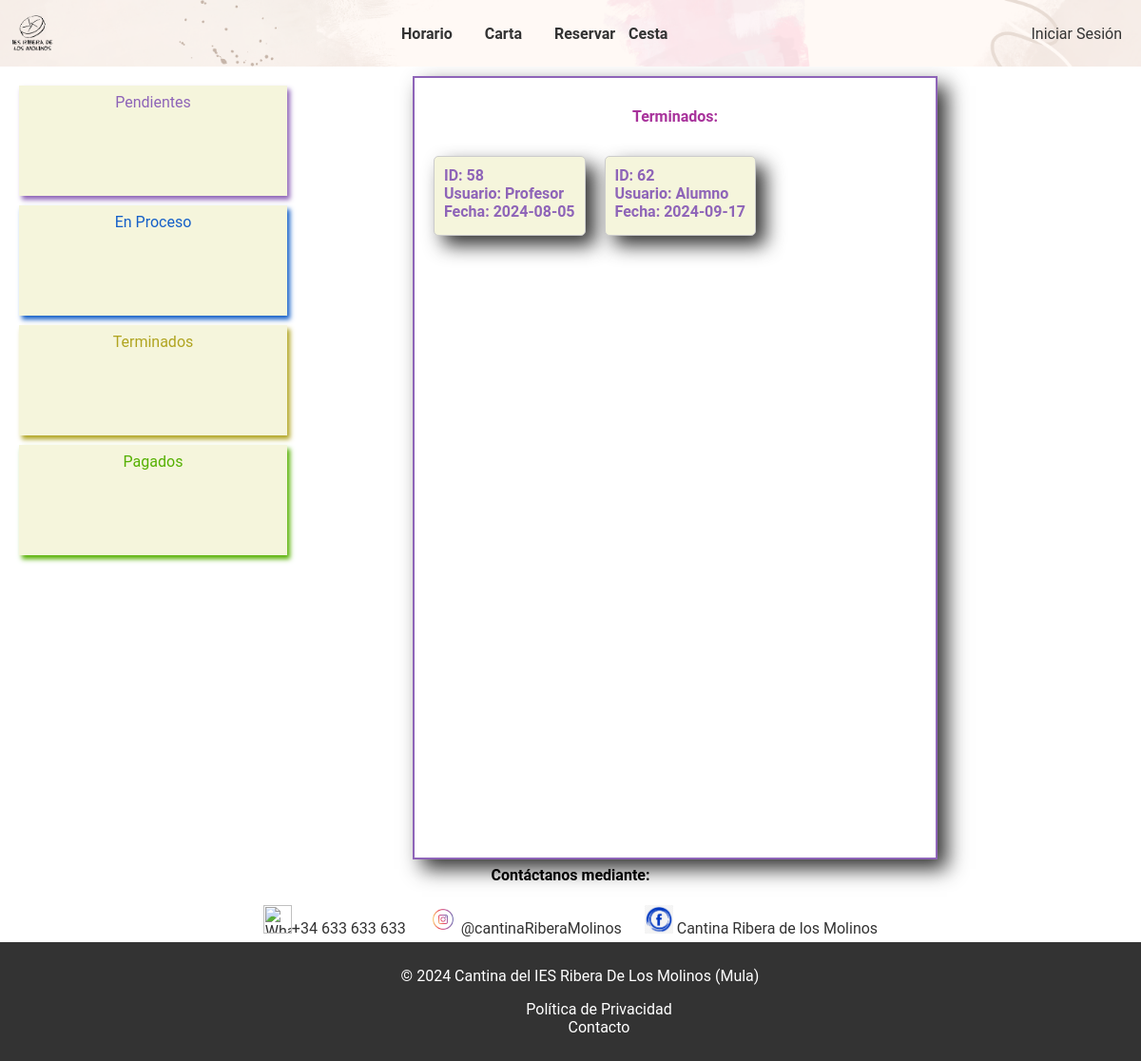
The app's page /TFG/trabajador/Pedidos/terminados.php, older data.
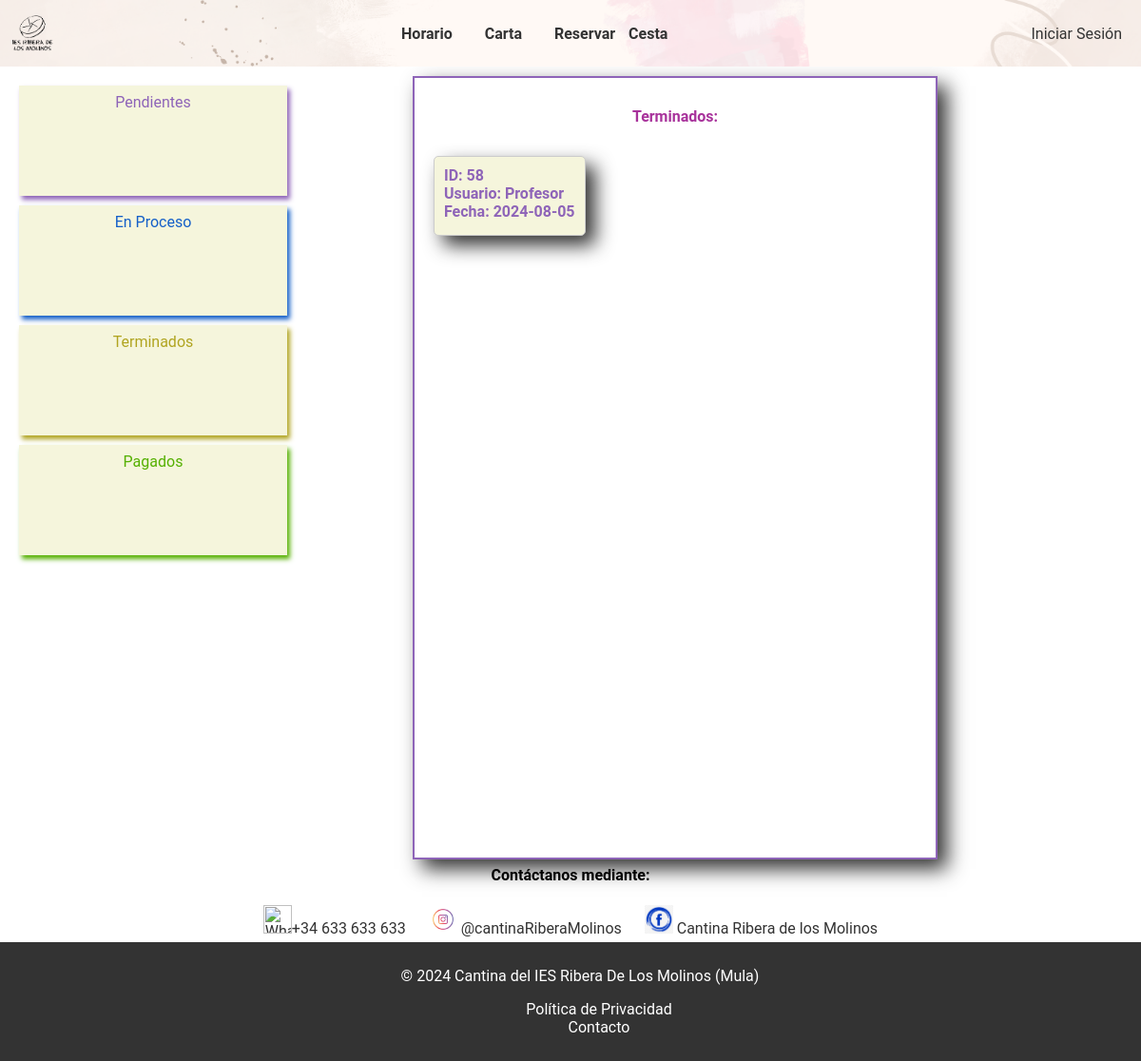
The same page, newer data.
### tables this page shows
CREATE TABLE `pedido` (
  `idPedido` int(11) NOT NULL,
  `idUsuario` int(11) NOT NULL,
  `fecha` date NOT NULL,
  `hora` time NOT NULL,
  `pagado` tinyint(1) NOT NULL,
  `realizado` tinyint(1) NOT NULL,
  `precioPedido` decimal(10,2) NOT NULL,
  `finalizado` tinyint(1) DEFAULT NULL,
  `horaRecogida` varchar(50) DEFAULT NULL,
  `siendoRealizado` tinyint(1) DEFAULT NULL
);

CREATE TABLE `usuario` (
  `idUsuario` int(11) NOT NULL,
  `nombre` varchar(200) NOT NULL,
  `apellidos` varchar(200) NOT NULL,
  `correo` varchar(200) NOT NULL,
  `contrasena` varchar(64) NOT NULL,
  `telefono` int(11) NOT NULL,
  `tipo` varchar(10) NOT NULL
);

### TFG/db/bd.inc.php (called while the page is built, shortened)
<?php
function conectar() {
    try {
        $host = "localhost";
        $basedatos = "tfg";
        $usuario = "root";
        $password = "";
        return new PDO("mysql:host=$host;dbname=$basedatos", $usuario, $password);
    } catch (PDOException $e) {
        echo $e->getMessage();
    }
}
function obtenerNombreUsuario($idUsuario) {
    $conexion = conectar();
    $sql = $conexion->prepare("SELECT nombre FROM usuario WHERE idUsuario=:idUsuario");
    $sql->bindParam(':idUsuario', $idUsuario);
    $sql->execute();
    $sql->setFetchMode(PDO::FETCH_ASSOC);
    $resultado = $sql->fetch();
    return $resultado['nombre'];
}
function obtenerPedido($idPedido) {
    $conexion = conectar();
    $sql = $conexion->prepare("SELECT * FROM `pedido` WHERE `idPedido`=:idPedido");
    $sql->bindParam(':idPedido', $idPedido);
    $sql->execute();
    $sql->setFetchMode(PDO::FETCH_ASSOC);
    return $sql->fetch();
}
function obtenerIdsPedidoRealizado() {
    $conexion = conectar();
    $sql = $conexion->prepare("SELECT idPedido FROM pedido WHERE realizado = 1");
    $sql->execute();
    $sql->setFetchMode(PDO::FETCH_ASSOC);
    return $sql->fetchAll(PDO::FETCH_COLUMN);
}

### TFG/trabajador/Pedidos/terminados.php (the view, shortened to what this page needs)
<link rel="stylesheet" href="/TFG-MAIN/TFG/CSS/pedidos.css">
<?php
include("../../includes/header.php");
include '../../db/bd.inc.php';
echo '<div class="contenedor">';
echo '<div class="menu-vertical">';
echo '<a href="/TFG-MAIN/TFG/trabajador/pedidos/pendientes.php" class="boxP">Pendientes</a>';
echo '<a href="/TFG-MAIN/TFG/trabajador/pedidos/proceso.php" class="boxEP">En Proceso</a>';
echo '<a href="/TFG-MAIN/TFG/trabajador/pedidos/terminados.php" class="boxT">Terminados</a>';
echo '<a href="/TFG-MAIN/TFG/trabajador/pedidos/pagados.php" class="boxPG">Pagados</a>';
echo '</div>';
echo "<div class='contenedor-principal'>";
echo  "<div class='izquierda'>";
echo "<h4 class='dentroCards'>Terminados:</h4>";
$pedidos = obtenerIdsPedidoRealizado();
foreach ($pedidos as $idPedido) {
    $detallesPedido = obtenerPedido($idPedido);
    echo "<div class='allPedido' id='pedido-$idPedido'>";
    echo "<div class='card'>";
    echo "<div class='pedido' onclick='toggleDetalles($idPedido)'>";
    $nombreUsuario = obtenerNombreUsuario($detallesPedido["idUsuario"]);
    echo "ID: " . $detallesPedido["idPedido"] . "<br>";
    echo "Usuario: " . $nombreUsuario . "<br>";
    echo "Fecha: " . $detallesPedido["fecha"] . "<br>";
    echo "</div>";
    echo "</div>";
    echo "</div>";
}
echo "</div>";
echo "</div>";
echo "</div>";
    include("../../includes/footer.php");
?>

Row changes from the older to the newer data that the page shows:
no longer on this page (row edited): pedido: idPedido "62", idUsuario.nombre "Alumno", fecha "2024-09-17"
Text that changed along with them:
list line gone: "ID: Usuario: Fecha:"
